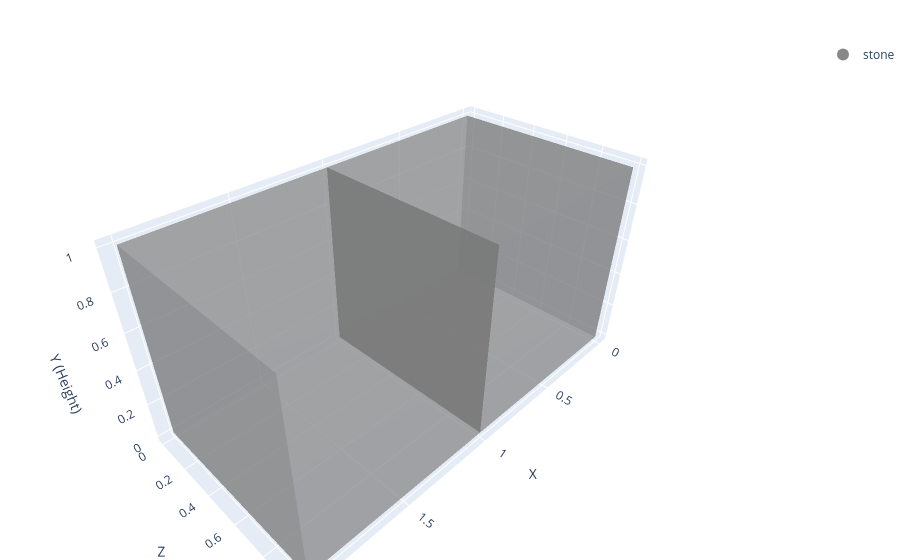

Write notebook code for a chart like this one.
### Markdown cell above
# `is_block_cnt_equal_to`

### Code cell
from eval_code.material import is_block_cnt_equal_to

coords = [
    {"x": 0, "y": 0, "z": 0, "material": "stone"},
    {"x": 1, "y": 0, "z": 0, "material": "stone"},
]

assert True == is_block_cnt_equal_to(coords, expected_count=2)
plotly_blocks.plot(coords)

### Figure 1 — Plotly figure (JSON) as saved in the notebook; plotly's stock layout.template omitted (floating-point values rounded to 4 significant figures)
{"data": [{"facecolor": ["#888888", "#888888", "#888888", "#888888", "#888888", "#888888", "#888888", "#888888", "#888888", "#888888", "#888888", "#888888", "#888888", "#888888", "#888888", "#888888", "#888888", "#888888", "#888888", "#888888", "#888888", "#888888", "#888888", "#888888"], "flatshading": true, "i": [0, 0, 4, 4, 0, 0, 2, 2, 1, 1, 0, 0, 8, 8, 12, 12, 8, 8, 10, 10, 9, 9, 8, 8], "j": [1, 2, 5, 6, 1, 5, 3, 7, 2, 6, 3, 7, 9, 10, 13, 14, 9, 13, 11, 15, 10, 14, 11, 15], "k": [2, 3, 6, 7, 5, 4, 7, 6, 6, 5, 7, 4, 10, 11, 14, 15, 13, 12, 15, 14, 14, 13, 15, 12], "opacity": 0.5, "type": "mesh3d", "x": [0, 1, 1, 0, 0, 1, 1, 0, 1, 2, 2, 1, 1, 2, 2, 1], "y": [0, 0, 0, 0, 1, 1, 1, 1, 0, 0, 0, 0, 1, 1, 1, 1], "z": [0, 0, 1, 1, 0, 0, 1, 1, 0, 0, 1, 1, 0, 0, 1, 1]}, {"marker": {"color": "#888888", "size": 8}, "mode": "markers", "name": "stone", "showlegend": true, "type": "scatter3d", "x": [null], "y": [null], "z": [null]}], "layout": {"legend": {"itemsizing": "constant"}, "margin": {"b": 0, "l": 0, "r": 0, "t": 40}, "scene": {"aspectmode": "data", "xaxis": {"title": {"text": "X"}}, "yaxis": {"title": {"text": "Z"}}, "zaxis": {"title": {"text": "Y (Height)"}}}, "title": {"text": ""}}}
